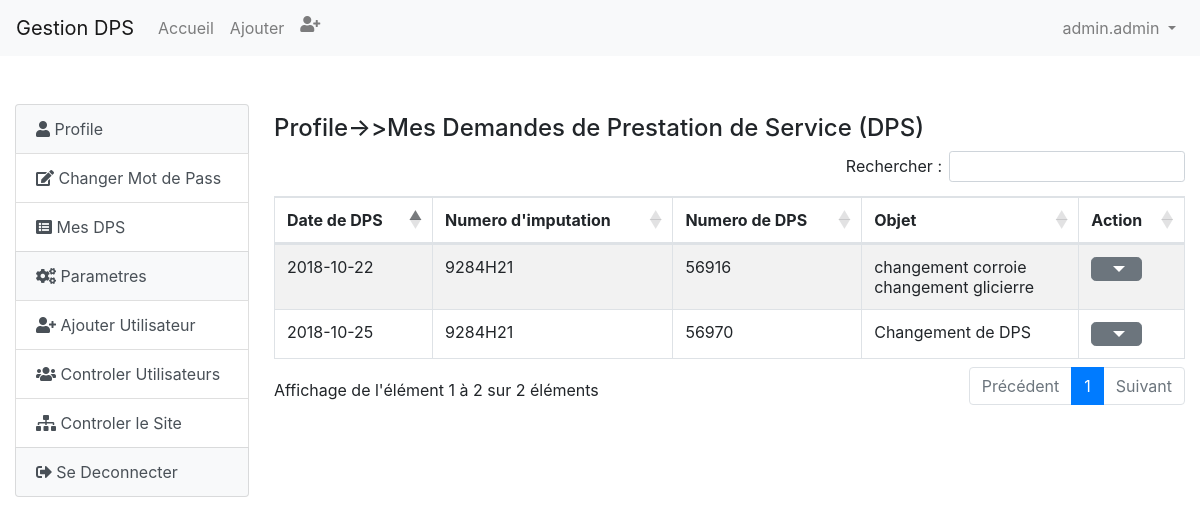
The page /cpanel.php?action=mesDPS (signed in) on the database its author committed.
### tables this page shows
CREATE TABLE `dps_table` (
  `id_dps` int(11) NOT NULL,
  `date_dps` date NOT NULL,
  `imputation` varchar(50) NOT NULL,
  `num_dps` int(11) NOT NULL,
  `dps_par` enum('DTE','District Djelfa','District Ain Oussera','District Hassi Bahbah','District EL Idrissia','Distict Messaad') NOT NULL,
  `dps_vers` enum('SAG','DTE','DD') NOT NULL,
  `type_dps` enum('vehicule','prise en charge') DEFAULT NULL,
  `nom_dps` enum('kangoo','partner','doblo','total','partial') DEFAULT NULL,
  `matricule` enum('04765-115-17','01662-107-17') DEFAULT NULL,
  `objet_dps` text NOT NULL,
  `id_user` int(11) NOT NULL
);

### cpanel.php (the view, shortened to what this page needs)
<?php include('config.php'); ?>
<?php include('navbar.php'); ?>
<br><br>
<section class="container-fluid">
    <div class="one">
		<div class="list-group">
			<a href="cpanel.php?action=profile" class="list-group-item list-group-item-action bg-light"><i class="fas fa-user"></i> Profile</a>
			<a href="cpanel.php?action=chmp" class="list-group-item list-group-item-action"><i class="fas fa-edit"></i> Changer Mot de Pass</a>
			<a href="cpanel.php?action=mesDPS" class="list-group-item list-group-item-action"><i class="fas fa-list-alt"></i> Mes DPS</a>
			<?php if(isset($_SESSION['role_user']) && $_SESSION['role_user']=='admin'){ ?>
			<a href="cpanel.php?action=parametres" class="list-group-item list-group-item-action bg-light"><i class="fas fa-cogs"></i> Parametres</a>
			<a href="cpanel.php?action=ajoutU" class="list-group-item list-group-item-action"><i class="fas fa-user-plus"></i> Ajouter Utilisateur</a>
			<a href="cpanel.php?action=CtrlU" class="list-group-item list-group-item-action"><i class="fas fa-users"></i> Controler Utilisateurs</a>
			<a href="cpanel.php?action=CtrlS" class="list-group-item list-group-item-action"><i class="fas fa-sitemap"></i> Controler le Site</a>
			<?php } ?>
			<a href="logout.php" class="list-group-item list-group-item-action bg-light"><i class="fas fa-sign-out-alt"></i> Se Deconnecter</a>
		</div>
	</div>
    <div class="two">
		<?php
			if(isset($_GET["action"]) && $_GET["action"] == "mesDPS")	{
		?>
		<h4>Profile->>Mes Demandes de Prestation de Service (DPS)</h4>
		<table class="table table-striped table-bordered" id="info_tbl">
			<thead>
			<tr>
				<th>Date de DPS</th>
				<th>Numero d'imputation</th>
				<th>Numero de DPS</th>
				<th>Objet</th>
				<th>Action</th>
			</tr>
			</thead>
			<tbody>
			<?php
				$query ="SELECT * FROM dps_table WHERE id_user = ".$_SESSION['id_user']." ORDER BY id_dps";
				$result = mysqli_query($connect, $query);
                          while($row = mysqli_fetch_array($result))
                          {
                               echo '
                               <tr>
                                    <td>'.$row["date_dps"].'</td>
                                    <td>'.$row["imputation"].'</td>
                                    <td>'.$row["num_dps"].'</td>
                                    <td>'.$row["objet_dps"].'</td>
									<td><div class="dropdown">
                                        <button class="btn btn-secondary btn-lg dropdown-toggle" type="button" id="dropdownMenuButton" data-toggle="dropdown" aria-haspopup="true" aria-expanded="false">
                                        </button>
                                        <div class="dropdown-menu dropdown-menu-right" aria-labelledby="dropdownMenuButton">
                                            <a class="dropdown-item" href="#">Afficher</a>
                                            <a class="dropdown-item" href="#">Modifier</a>
                                            <a class="dropdown-item" href="#">Supprimer</a>
                                        </div>
                                        </div>
                                    </td>
                               </tr>
                               ';
                          }
                          ?>
            </tbody>
			</table>
		<?php }  ?>
	</div>
</section>

### css/style.css (style rules this page uses)
html, body { width: 100%; }
table { margin: 0 auto; }
.one { width: 20%; float: left; }
.two { margin-left: 20%; padding-left : 25px; padding-top : 10px; }

### rows shown on the page
dps_table: date_dps "2018-10-22", imputation "9284H21", num_dps "56916", objet_dps "changement corroie changement glicierre"
dps_table: date_dps "2018-10-25", imputation "9284H21", num_dps "56970", objet_dps "Changement de DPS"

### other values the page prints
$_SESSION['nom_user'] "admin.admin"
